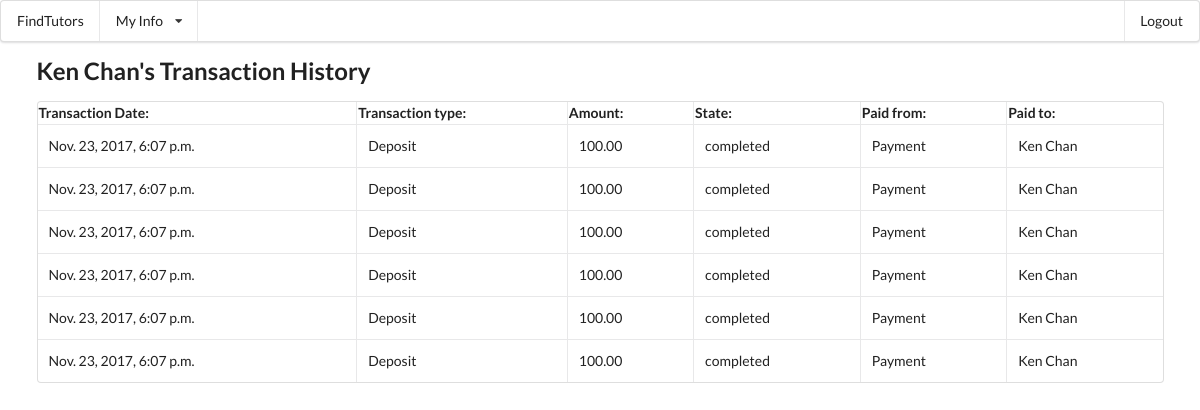
Screenshot of /main/viewTransaction (signed in) with the database file from the repository.
### mainApp/models.py (models this page shows, shortened)
class Transaction(models.Model):
	amount=models.DecimalField(max_digits=7, decimal_places=2,default=0)
	create_date=models.DateTimeField(auto_now_add=True)
	state=models.CharField(max_length=10,default='pending')#pending/completed/cancelled
	involved_session=models.OneToOneField(Session,null=True)
	payment_student=models.ForeignKey(Student)
	payment_tutor=models.ForeignKey(Tutor)

class Tutor(models.Model):
	phoneNumber=models.CharField(max_length=10)
	photo_url=models.CharField(max_length=30)
	user = models.OneToOneField(User, on_delete=models.CASCADE)
	tutor_type=models.CharField(max_length=8,default="Private")#Contract/Private
	university=models.CharField(max_length=60)
	teach_course_code=models.ManyToManyField(SubjectCode)
	subject_tag=models.CharField(max_length=60)
	hourly_rate=models.IntegerField(default=100)
	introduction=models.TextField(default="I love programming")
	activated=models.BooleanField(default=True)#profiles show to public or not
	avg_review=models.IntegerField(default=-1)
	def __str__ (self):
		return self.user.first_name

class Student(models.Model):
	user = models.OneToOneField(User, on_delete=models.CASCADE)
	phoneNumber=models.CharField(max_length=10)
	photo_url=models.CharField(max_length=30)
	def __str__ (self):
		return self.user.first_name

### mainApp/views_account.py (the view)
@login_required
def viewTransaction(request):
	name=request.user.first_name
	wallet=request.user.student.wallet
	return render(request, 'mainApp/viewTransaction.html', {'name': name,'transactions':wallet.transactions.filter(create_date__lte=datetime.now(timezone.utc)+timedelta(days=30)).order_by("-create_date") if wallet.transactions.count()>0 else None})

### mainApp/templates/mainApp/viewTransaction.html (shortened to what this page needs)
{% extends "mainApp/base.html" %}
{% block content %}
<h2>{{name}}'s Transaction History</h2>
{% if transactions %}
<table cellspacing="20" class="ui celled table">
	<tr>
		<th>
			Transaction Date:
		</th>
		<th>
			Transaction type:
		</th>
		<th>
			Amount:
		</th>
		<th>
			State:
		</th>
		<th>
			Paid from:
		</th>
		<th>
			Paid to:
		</th>
	</tr>
	{% for trans in transactions %}
	<tr>
		<td>
			<p>{{trans.create_date}}</p>
		</td>
		<td>
			<p>{% if trans.involved_session %}Session payment
			{% elif trans.amount > 0 %}Deposit
				{% else %} Withdrawl{% endif %}</p>
		</td>
		<td>
			<p>{{trans.amount}}</p>
		</td>
		<td>
			<p>{{trans.state}}</p>
		</td>
		{% if trans.involved_session or trans.amount < 0 %}
		<td>
			<p>{{trans.payment_student}}</p>
		</td>
		<td>
			<p>{{trans.payment_tutor}}</p>
		</td>
				{% else %}
		<td>
			<p>{{trans.payment_tutor}}</p>
		</td>
		<td>
			<p>{{trans.payment_student}}</p>
		</td>
		{% endif %}
	</tr>
	{% endfor %}
</table>
{% else %}
	<p>No transactions record</p>
{% endif %}
{% endblock %}

### rows the page displays
Transaction: shows "Deposit"
Transaction: shows "Deposit"
Transaction: shows "Deposit"
Transaction: shows "Deposit"
Transaction: shows "Deposit"
Transaction: shows "Deposit"

### other values shown
{{ name }} "Ken Chan"
